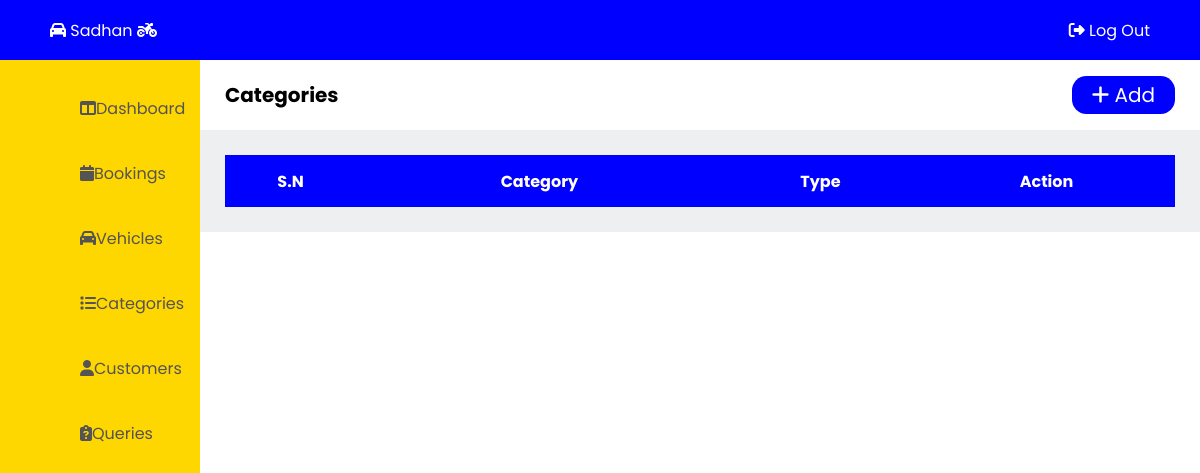
The page /admin/categories.php on the database as committed earlier.
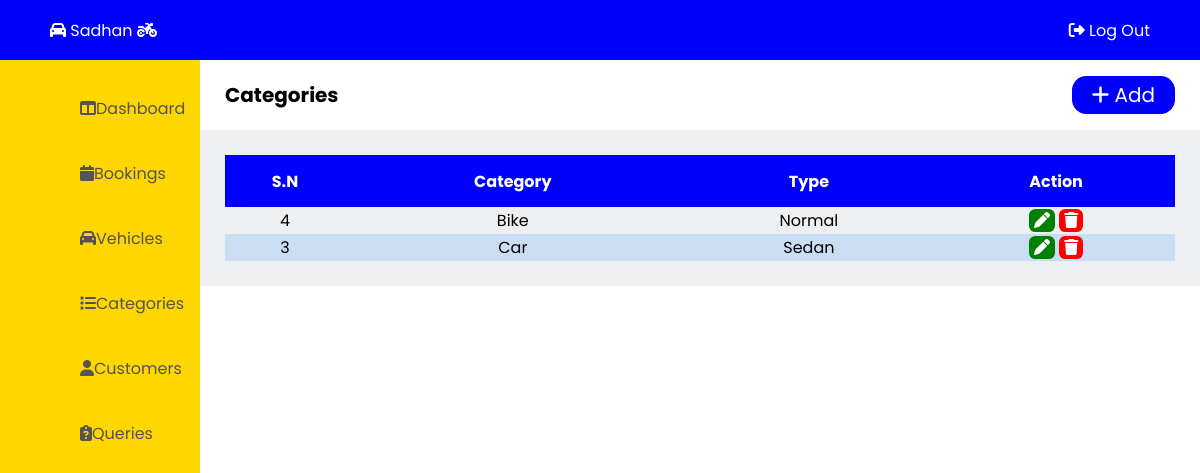
The same page on the database as committed later.
### tables this page shows
CREATE TABLE `categories` (
  `c_id` int(11) NOT NULL,
  `c_name` varchar(50) NOT NULL,
  `c_type` varchar(50) NOT NULL
);

### admin/categories.php (the view, shortened to what this page needs)
<!DOCTYPE html>
<html lang="en">
<head>
  <link rel="stylesheet" href="admin-css\admin-style.css"/>
</head>
<body>
  <?php
    include "admin-container\admin-header.php";
  ?>
  <?php
    include "admin-container\admin-leftbar.php";
  ?>
  <main class="main">
    <section class="title">
      <p>Categories</p>
      <div class="add-btn">
        <a href="add-category.php"><i class="fa-solid fa-plus"></i> Add</a>
      </div>
    </section>
    <div class="category-table">
      <table>
        <tr>
          <th>S.N</th>
          <th>Category</th>
          <th>Type</th>
          <th>Action</th>
        </tr>
<?php
    $qry = "SELECT * FROM categories ORDER BY c_id DESC";
    include 'admin-container/db_connection.php';
    $result = mysqli_query($con, $qry);
?>
        <?php while($row = mysqli_fetch_assoc($result)){  ?>
          <tr>
            <td><?php echo $row['c_id'];?></td>
            <td><?php echo $row['c_name'];?></td>
            <td><?php echo $row['c_type'];?></td>
            <td>
              <a href="edit-category.php?c_id=<?php echo $row['c_id'];?>" class="edit"><i class="fa-solid fa-pen"></i></a>
              <a href="categories.php?c_id=<?php echo $row['c_id'];?>" class="delete" onclick="return confirm('Are you sure to delete?')"><i class="fa-solid fa-trash"></i></a>
            </td>
          </tr>
        <?php } ?>
      </table>
    </div>
  </main>
</body>
</html>

Rows that differ between the two databases and show on the page:
added categories: c_id "4", c_name "Bike", c_type "Normal"
added categories: c_id "3", c_name "Car", c_type "Sedan"
